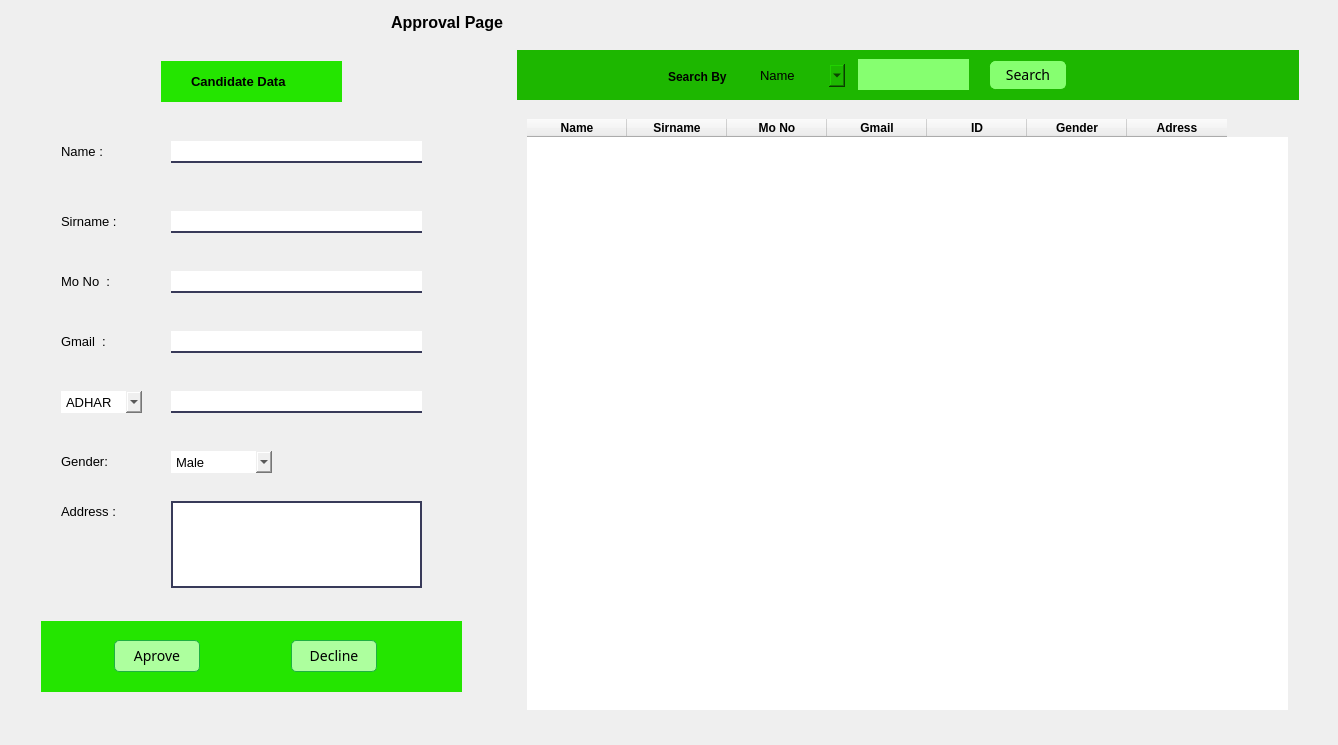
             <widget class="QWidget" name="approval">
              <attribute name="title">
               <string>Approval</string>
              </attribute>
              <widget class="QWidget" name="widget_24" native="true">
               <property name="geometry">
                <rect>
                 <x>10</x>
                 <y>41</y>
                 <width>1319</width>
                 <height>695</height>
                </rect>
               </property>
               <property name="styleSheet">
                <string notr="true">border:none;</string>
               </property>
               <layout class="QHBoxLayout" name="horizontalLayout_12">
                <item>
                 <widget class="QWidget" name="widget_25" native="true">
                  <property name="maximumSize">
                   <size>
                    <width>450</width>
                    <height>16777215</height>
                   </size>
                  </property>
                  <property name="styleSheet">
                   <string notr="true">background:#86FF70;
/*margin-top:40px;</string>
                  </property>
                  <widget class="QLabel" name="label_38">
                   <property name="geometry">
                    <rect>
                     <x>130</x>
                     <y>20</y>
                     <width>181</width>
                     <height>41</height>
                    </rect>
                   </property>
                   <property name="styleSheet">
                    <string notr="true">background:#24E500;</string>
                   </property>
                   <property name="text">
                    <string/>
                   </property>
                  </widget>
                  <widget class="QLabel" name="label_39">
                   <property name="geometry">
                    <rect>
                     <x>160</x>
                     <y>30</y>
                     <width>141</width>
                     <height>20</height>
                    </rect>
                   </property>
                   <property name="font">
                    <font>
                     <pointsize>10</pointsize>
                     <weight>75</weight>
                     <bold>true</bold>
                    </font>
                   </property>
                   <property name="styleSheet">
                    <string notr="true">background:none;</string>
                   </property>
                   <property name="text">
                    <string>Candidate Data</string>
                   </property>
                  </widget>
                  <widget class="QLineEdit" name="getName_a">
                   <property name="geometry">
                    <rect>
                     <x>140</x>
                     <y>100</y>
                     <width>251</width>
                     <height>22</height>
                    </rect>
                   </property>
                   <property name="font">
                    <font>
                     <pointsize>10</pointsize>
                    </font>
                   </property>
                   <property name="styleSheet">
                    <string notr="true">border-radius:0;
border-bottom: 2px solid #383a59;
border-color:#383a59;</string>
                   </property>
                  </widget>
                  <widget class="QLabel" name="label_40">
                   <property name="geometry">
                    <rect>
                     <x>30</x>
                     <y>100</y>
                     <width>71</width>
                     <height>21</height>
                    </rect>
                   </property>
                   <property name="font">
                    <font>
                     <pointsize>10</pointsize>
                    </font>
                   </property>
                   <property name="text">
                    <string>Name :</string>
                   </property>
                  </widget>
                  <widget class="QLabel" name="label_41">
                   <property name="geometry">
                    <rect>
                     <x>30</x>
                     <y>170</y>
                     <width>71</width>
                     <height>21</height>
                    </rect>
                   </property>
                   <property name="font">
                    <font>
                     <pointsize>10</pointsize>
                    </font>
                   </property>
                   <property name="text">
                    <string>Sirname :</string>
                   </property>
                  </widget>
                  <widget class="QLineEdit" name="getSirname_a">
                   <property name="geometry">
                    <rect>
                     <x>140</x>
                     <y>170</y>
                     <width>251</width>
                     <height>22</height>
                    </rect>
                   </property>
                   <property name="font">
                    <font>
                     <pointsize>10</pointsize>
                    </font>
                   </property>
                   <property name="styleSheet">
                    <string notr="true">border-radius:0;
border-bottom: 2px solid #383a59;
border-color:#383a59;</string>
                   </property>
                  </widget>
                  <widget class="QLabel" name="label_42">
                   <property name="geometry">
                    <rect>
                     <x>30</x>
                     <y>230</y>
                     <width>71</width>
                     <height>21</height>
                    </rect>
                   </property>
                   <property name="font">
                    <font>
                     <pointsize>10</pointsize>
                    </font>
                   </property>
                   <property name="text">
                    <string>Mo No  :</string>
                   </property>
                  </widget>
                  <widget class="QLineEdit" name="getMobile_a">
                   <property name="geometry">
                    <rect>
                     <x>140</x>
                     <y>230</y>
                     <width>251</width>
                     <height>22</height>
                    </rect>
                   </property>
                   <property name="font">
                    <font>
                     <pointsize>10</pointsize>
                    </font>
                   </property>
                   <property name="styleSheet">
                    <string notr="true">border-radius:0;
border-bottom: 2px solid #383a59;
border-color:#383a59;</string>
                   </property>
                  </widget>
                  <widget class="QLineEdit" name="getID_a">
                   <property name="geometry">
                    <rect>
                     <x>140</x>
                     <y>350</y>
                     <width>251</width>
                     <height>22</height>
                    </rect>
                   </property>
                   <property name="font">
                    <font>
                     <pointsize>10</pointsize>
                    </font>
                   </property>
                   <property name="styleSheet">
                    <string notr="true">border-radius:0;
border-bottom: 2px solid #383a59;
border-color:#383a59;</string>
                   </property>
                  </widget>
                  <widget class="QLabel" name="label_43">
                   <property name="geometry">
                    <rect>
                     <x>30</x>
                     <y>410</y>
                     <width>91</width>
                     <height>21</height>
                    </rect>
                   </property>
                   <property name="font">
                    <font>
                     <pointsize>10</pointsize>
                    </font>
                   </property>
                   <property name="text">
                    <string>Gender:</string>
                   </property>
                  </widget>
                  <widget class="QTextEdit" name="getAdress_a">
                   <property name="geometry">
                    <rect>
                     <x>140</x>
                     <y>460</y>
                     <width>251</width>
                     <height>87</height>
                    </rect>
                   </property>
                   <property name="font">
                    <font>
                     <pointsize>10</pointsize>
                    </font>
                   </property>
                   <property name="styleSheet">
                    <string notr="true">border: 2px solid #383a59;
border-color:#383a59;</string>
                   </property>
                   <property name="html">
                    <string>&lt;!DOCTYPE HTML PUBLIC &quot;-//W3C//DTD HTML 4.0//EN&quot; &quot;http://www.w3.org/TR/REC-html40/strict.dtd&quot;&gt;
&lt;html&gt;&lt;head&gt;&lt;meta name=&quot;qrichtext&quot; content=&quot;1&quot; /&gt;&lt;style type=&quot;text/css&quot;&gt;
p, li { white-space: pre-wrap; }
&lt;/style&gt;&lt;/head&gt;&lt;body style=&quot; font-family:'MS Shell Dlg 2'; font-size:10pt; font-weight:400; font-style:normal;&quot;&gt;
&lt;p style=&quot;-qt-paragraph-type:empty; margin-top:0px; margin-bottom:0px; margin-left:0px; margin-right:0px; -qt-block-indent:0; text-indent:0px;&quot;&gt;&lt;br /&gt;&lt;/p&gt;&lt;/body&gt;&lt;/html&gt;</string>
                   </property>
                  </widget>
                  <widget class="QLabel" name="label_44">
                   <property name="geometry">
                    <rect>
                     <x>30</x>
                     <y>460</y>
                     <width>91</width>
                     <height>21</height>
                    </rect>
                   </property>
                   <property name="font">
                    <font>
                     <pointsize>10</pointsize>
                    </font>
                   </property>
                   <property name="text">
                    <string>Address :</string>
                   </property>
                  </widget>
                  <widget class="QComboBox" name="Gender_a">
                   <property name="geometry">
                    <rect>
                     <x>140</x>
                     <y>410</y>
                     <width>101</width>
                     <height>22</height>
                    </rect>
                   </property>
                   <property name="font">
                    <font>
                     <pointsize>10</pointsize>
                     <weight>50</weight>
                     <bold>false</bold>
                    </font>
                   </property>
                   <item>
                    <property name="text">
                     <string>Male</string>
                    </property>
                   </item>
                   <item>
                    <property name="text">
                     <string>Female</string>
                    </property>
                   </item>
                   <item>
                    <property name="text">
                     <string>Other</string>
                    </property>
                   </item>
                  </widget>
                  <widget class="QComboBox" name="Gender_8">
                   <property name="geometry">
                    <rect>
                     <x>30</x>
                     <y>350</y>
                     <width>81</width>
                     <height>22</height>
                    </rect>
                   </property>
                   <property name="font">
                    <font>
                     <pointsize>10</pointsize>
                     <weight>50</weight>
                     <bold>false</bold>
                    </font>
                   </property>
                   <item>
                    <property name="text">
                     <string>ADHAR</string>
                    </property>
                   </item>
                   <item>
                    <property name="text">
                     <string>PAN</string>
                    </property>
                   </item>
                   <item>
                    <property name="text">
                     <string>VOTER ID</string>
                    </property>
                   </item>
                  </widget>
                  <widget class="QWidget" name="widget_26" native="true">
                   <property name="geometry">
                    <rect>
                     <x>10</x>
                     <y>580</y>
                     <width>421</width>
                     <height>71</height>
                    </rect>
                   </property>
                   <property name="maximumSize">
                    <size>
                     <width>16777215</width>
                     <height>80</height>
                    </size>
                   </property>
                   <property name="styleSheet">
                    <string notr="true">background-color:#24E500;</string>
                   </property>
                   <layout class="QHBoxLayout" name="horizontalLayout_13">
                    <item>
                     <widget class="QPushButton" name="aprove_btn">
                      <property name="maximumSize">
                       <size>
                        <width>100</width>
                        <height>16777215</height>
                       </size>
                      </property>
                      <property name="font">
                       <font>
                        <family>13</family>
                        <pointsize>-1</pointsize>
                        <weight>50</weight>
                        <italic>false</italic>
                        <bold>false</bold>
                       </font>
                      </property>
                      <property name="styleSheet">
                       <string notr="true">QPushButton#aprove_btn{
background-color:#ADFF9E;
border-radius : 5px;
height:30px;
font:14px bold;
border:1px solid #1fb141;
margin:2px;
margin-right:12px
}

QPushButton#aprove_btn:hover{
background-color:transparent;
border:3px solid #1fb141;
color:black;
}</string>
                      </property>
                      <property name="text">
                       <string>Aprove</string>
                      </property>
                     </widget>
                    </item>
                    <item>
                     <widget class="QPushButton" name="decline_btn">
                      <property name="maximumSize">
                       <size>
                        <width>100</width>
                        <height>16777215</height>
                       </size>
                      </property>
                      <property name="styleSheet">
                       <string notr="true">QPushButton#decline_btn{
background-color:#ADFF9E;
border-radius : 5px;
height:30px;
font:14px bold;
border:1px solid #1fb141;
margin:2px;
margin-right:12px
}

QPushButton#decline_btn:hover{
background-color:transparent;
border:3px solid #1fb141;
color:black;
}</string>
                      </property>
                      <property name="text">
                       <string>Decline</string>
                      </property>
                     </widget>
                    </item>
                   </layout>
                  </widget>
                  <widget class="QLabel" name="label_47">
                   <property name="geometry">
                    <rect>
                     <x>30</x>
                     <y>290</y>
                     <width>71</width>
                     <height>21</height>
                    </rect>
                   </property>
                   <property name="font">
                    <font>
                     <pointsize>10</pointsize>
                    </font>
                   </property>
                   <property name="text">
                    <string>Gmail  :</string>
                   </property>
                  </widget>
                  <widget class="QLineEdit" name="getGmail_a">
                   <property name="geometry">
                    <rect>
                     <x>140</x>
                     <y>290</y>
                     <width>251</width>
                     <height>22</height>
                    </rect>
                   </property>
                   <property name="font">
                    <font>
                     <pointsize>10</pointsize>
                    </font>
                   </property>
                   <property name="styleSheet">
                    <string notr="true">border-radius:0;
border-bottom: 2px solid #383a59;
border-color:#383a59;</string>
                   </property>
                  </widget>
                 </widget>
                </item>
                <item>
                 <widget class="QWidget" name="widget_27" native="true">
                  <property name="maximumSize">
                   <size>
                    <width>800</width>
                    <height>16777215</height>
                   </size>
                  </property>
                  <property name="styleSheet">
                   <string notr="true">background:#86FF70;
/*margin-top:40px;</string>
                  </property>
                  <layout class="QVBoxLayout" name="verticalLayout_8">
                   <item>
                    <widget class="QWidget" name="widget_28" native="true">
                     <property name="minimumSize">
                      <size>
                       <width>0</width>
                       <height>40</height>
                      </size>
                     </property>
                     <property name="maximumSize">
                      <size>
                       <width>16777215</width>
                       <height>50</height>
                      </size>
                     </property>
                     <property name="styleSheet">
                      <string notr="true">background-color:#1DB700;</string>
                     </property>
                     <layout class="QHBoxLayout" name="horizontalLayout_14">
                      <item>
                       <widget class="QWidget" name="widget_29" native="true">
                        <property name="minimumSize">
                         <size>
                          <width>0</width>
                          <height>60</height>
                         </size>
                        </property>
                        <property name="maximumSize">
                         <size>
                          <width>500</width>
                          <height>16777215</height>
                         </size>
                        </property>
                        <widget class="QLabel" name="label_45">
                         <property name="geometry">
                          <rect>
                           <x>10</x>
                           <y>10</y>
                           <width>141</width>
                           <height>16</height>
                          </rect>
                         </property>
                         <property name="font">
                          <font>
                           <pointsize>9</pointsize>
                           <weight>75</weight>
                           <bold>true</bold>
                          </font>
                         </property>
                         <property name="styleSheet">
                          <string notr="true">color:black;</string>
                         </property>
                         <property name="text">
                          <string>Search By</string>
                         </property>
                        </widget>
                        <widget class="QLineEdit" name="search_a">
                         <property name="geometry">
                          <rect>
                           <x>200</x>
                           <y>0</y>
                           <width>111</width>
                           <height>31</height>
                          </rect>
                         </property>
                         <property name="minimumSize">
                          <size>
                           <width>0</width>
                           <height>20</height>
                          </size>
                         </property>
                         <property name="font">
                          <font>
                           <pointsize>10</pointsize>
                          </font>
                         </property>
                         <property name="styleSheet">
                          <string notr="true">background-color:#86FF70;
padding-left : 3px;
padding-right : 3px;
</string>
                         </property>
                         <property name="text">
                          <string/>
                         </property>
                        </widget>
                        <widget class="QPushButton" name="search_btn_3">
                         <property name="geometry">
                          <rect>
                           <x>330</x>
                           <y>0</y>
                           <width>80</width>
                           <height>32</height>
                          </rect>
                         </property>
                         <property name="minimumSize">
                          <size>
                           <width>80</width>
                           <height>0</height>
                          </size>
                         </property>
                         <property name="maximumSize">
                          <size>
                           <width>60</width>
                           <height>40</height>
                          </size>
                         </property>
                         <property name="font">
                          <font>
                           <family>13</family>
                           <pointsize>-1</pointsize>
                           <weight>50</weight>
                           <italic>false</italic>
                           <bold>false</bold>
                          </font>
                         </property>
                         <property name="styleSheet">
                          <string notr="true">QPushButton#search_btn_3{
background-color:#86FF70;
border-radius : 5px;
height:30px;
font:14px bold;
border:1px solid #86FF70;
margin:2px;
}

QPushButton#search_btn_3:hover{
background-color:transparent;
border:3px solid #86FF70;
color:white;
}</string>
                         </property>
                         <property name="text">
                          <string>Search</string>
                         </property>
                        </widget>
                        <widget class="QComboBox" name="searchby_a">
                         <property name="geometry">
                          <rect>
                           <x>100</x>
                           <y>1</y>
                           <width>91</width>
                           <height>31</height>
                          </rect>
                         </property>
                         <property name="font">
                          <font>
                           <pointsize>10</pointsize>
                           <weight>50</weight>
                           <bold>false</bold>
                          </font>
                         </property>
                         <property name="styleSheet">
                          <string notr="true">margin:2px;</string>
                         </property>
                         <item>
                          <property name="text">
                           <string>Name</string>
                          </property>
                         </item>
                         <item>
                          <property name="text">
                           <string>Sirname</string>
                          </property>
                         </item>
                         <item>
                          <property name="text">
                           <string>ID</string>
                          </property>
                         </item>
                        </widget>
                       </widget>
                      </item>
                     </layout>
                    </widget>
                   </item>
                   <item>
                    <widget class="QWidget" name="widget_30" native="true">
                     <property name="styleSheet">
                      <string notr="true"/>
                     </property>
                     <widget class="QTableWidget" name="tableWidget_a">
                      <property name="geometry">
                       <rect>
                        <x>10</x>
                        <y>13</y>
                        <width>761</width>
                        <height>591</height>
                       </rect>
                      </property>
                      <property name="font">
                       <font>
                        <weight>50</weight>
                        <bold>false</bold>
                       </font>
                      </property>
                      <property name="styleSheet">
                       <string notr="true">
background-color:;</string>
                      </property>
                      <property name="rowCount">
                       <number>0</number>
                      </property>
                      <column>
                       <property name="text">
                        <string>Name</string>
                       </property>
                       <property name="font">
                        <font>
                         <weight>75</weight>
                         <bold>true</bold>
                        </font>
                       </property>
                      </column>
                      <column>
                       <property name="text">
                        <string>Sirname</string>
                       </property>
                       <property name="font">
                        <font>
                         <weight>75</weight>
                         <bold>true</bold>
                        </font>
                       </property>
                      </column>
                      <column>
                       <property name="text">
                        <string>Mo No</string>
                       </property>
                       <property name="font">
                        <font>
                         <weight>75</weight>
                         <bold>true</bold>
                        </font>
                       </property>
                      </column>
                      <column>
                       <property name="text">
                        <string>Gmail</string>
                       </property>
                       <property name="font">
                        <font>
                         <weight>75</weight>
                         <bold>true</bold>
                        </font>
                       </property>
                      </column>
                      <column>
                       <property name="text">
                        <string>ID</string>
                       </property>
                       <property name="font">
                        <font>
                         <weight>75</weight>
                         <bold>true</bold>
                        </font>
                       </property>
                      </column>
                      <column>
                       <property name="text">
                        <string>Gender</string>
                       </property>
                       <property name="font">
                        <font>
                         <weight>75</weight>
                         <bold>true</bold>
                        </font>
                       </property>
                      </column>
                      <column>
                       <property name="text">
                        <string>Adress</string>
                       </property>
                       <property name="font">
                        <font>
                         <weight>75</weight>
                         <bold>true</bold>
                        </font>
                       </property>
                      </column>
                     </widget>
                    </widget>
                   </item>
                  </layout>
                 </widget>
                </item>
               </layout>
              </widget>
              <widget class="QLabel" name="label_46">
               <property name="geometry">
                <rect>
                 <x>10</x>
                 <y>10</y>
                 <width>1319</width>
                 <height>25</height>
                </rect>
               </property>
               <property name="maximumSize">
                <size>
                 <width>16777215</width>
                 <height>25</height>
                </size>
               </property>
               <property name="font">
                <font>
                 <pointsize>12</pointsize>
                 <weight>75</weight>
                 <bold>true</bold>
                </font>
               </property>
               <property name="styleSheet">
                <string notr="true">align-items: center;</string>
               </property>
               <property name="text">
                <string>                                                                                      Approval Page</string>
               </property>
              </widget>
             </widget>
